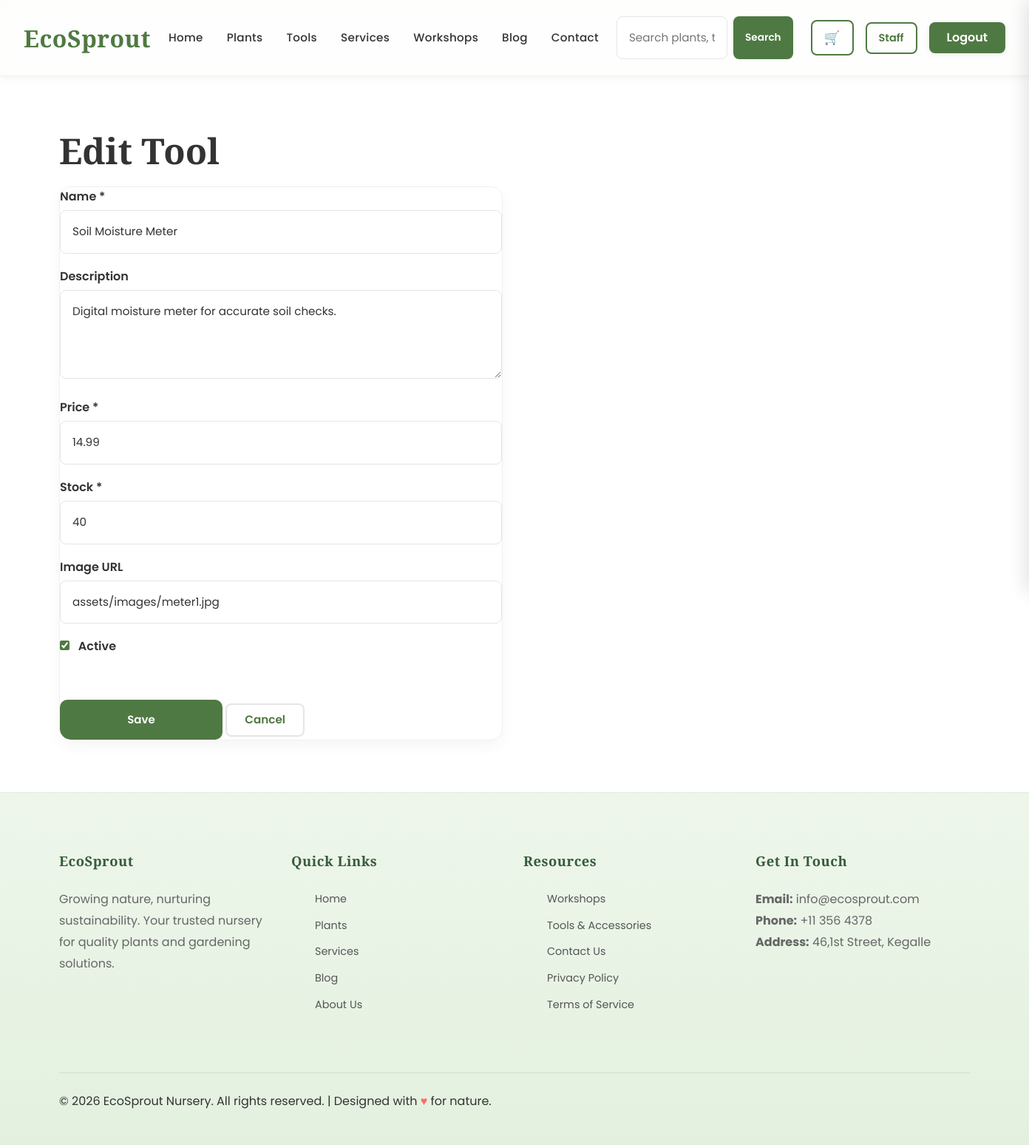
Page /Frontend/staff/tool-form.php?id=3 (signed in) on the committed database.
### tables this page shows
CREATE TABLE IF NOT EXISTS `tools` (
  `id` int NOT NULL AUTO_INCREMENT,
  `name` varchar(255) NOT NULL,
  `description` text,
  `price` decimal(10,2) NOT NULL,
  `stock` int NOT NULL DEFAULT '0',
  `image_url` varchar(255) DEFAULT 'assets/images/tool-1.jpg',
  `image_url_2` varchar(255) DEFAULT NULL,
  `image_url_3` varchar(255) DEFAULT NULL,
  `is_active` tinyint NOT NULL DEFAULT '1',
  `created_at` timestamp NULL DEFAULT CURRENT_TIMESTAMP,
  PRIMARY KEY (`id`)
);

### Frontend/includes/helpers.php (called while the page is built, shortened)
<?php
function e($text)
{
  return htmlspecialchars((string) $text, ENT_QUOTES, 'UTF-8');
}

### Frontend/staff/tool-form.php (the view, shortened to what this page needs)
<?php
require_once __DIR__ . '/../config/db.php';
require_once __DIR__ . '/../includes/helpers.php';
$id = isset($_GET['id']) ? (int) $_GET['id'] : 0;
$row = array('name'=>'','description'=>'','price'=>'','stock'=>'','image_url'=>'assets/images/tool-1.jpg','is_active'=>1);
if ($id > 0) {
  $stmt = $pdo->prepare('SELECT * FROM tools WHERE id = :id');
  $stmt->bindParam(':id', $id, PDO::PARAM_INT);
  $stmt->execute();
  $found = $stmt->fetch();
  if ($found) { $row = $found; }
}
include '../includes/header.php';
?>
<main><section class="section"><div class="container">
<h1><?php echo $id ? 'Edit Tool' : 'Add Tool'; ?></h1>
<div class="card" style="max-width:600px;">
<form method="post" action="tool-handler.php">
<div class="form-group"><label>Name *</label><input type="text" name="name" required value="<?php echo e($row['name']); ?>"></div>
<div class="form-group"><label>Description</label><textarea name="description" rows="3"><?php echo e($row['description']); ?></textarea></div>
<div class="form-group"><label>Price *</label><input type="text" name="price" required value="<?php echo e($row['price']); ?>"></div>
<div class="form-group"><label>Stock *</label><input type="number" name="stock" required value="<?php echo e($row['stock']); ?>"></div>
<div class="form-group"><label>Image URL</label><input type="text" name="image_url" value="<?php echo e($row['image_url']); ?>"></div>
<label><input type="checkbox" name="is_active" value="1" <?php echo ((int)$row['is_active']===1)?'checked':''; ?>> Active</label><br><br>
<button type="submit" class="btn-primary">Save</button> <a href="tools.php" class="btn-outline">Cancel</a>
</form></div></div></section></main>
<?php include '../includes/footer.php'; ?>

### Frontend/assets/css/style.css (style rules this page uses)
:root { --primary-color: #4F7942; --secondary-color: #7BA05B; --light-green: #DDEED8; --background-color: #F8F9F5; --text-color: #333333; --secondary-text: #666666; --surface-color: #FFFFFF; --dark-green: #2D5A3D; --accent-color: #7BA05B; --light-gray: #E5E5E5; --border-color: #E5E5E5; --spacing-xs: 4px; --spacing-sm: 8px; --spacing-md: 16px; --spacing-lg: 24px; --spacing-xl: 32px; --spacing-xxl: 48px; --border-radius: 8px; --border-radius-lg: 12px; --transition: all 0.3s ease; }
* { margin: 0; padding: 0; box-sizing: border-box; }
html { scroll-behavior: smooth; }
body { font-family: 'Poppins', sans-serif; background-color: var(--background-color); color: var(--text-color); line-height: 1.6; font-size: 16px; }
h1, h2, h3, h4, h5, h6 { font-family: 'Playfair Display', serif; color: var(--text-color); line-height: 1.3; margin-bottom: var(--spacing-md); font-weight: 700; }
h1 { font-size: 3rem; }
a { color: var(--primary-color); text-decoration: none; transition: var(--transition); }
.btn-primary { background: var(--primary-color); color: white; border: none; padding: 12px 24px; border-radius: 10px; font-weight: 600; transition: .3s; }
.btn-outline { background-color: transparent; color: var(--primary-color); padding: var(--spacing-sm) var(--spacing-lg); border: 2px solid var(--border-color); border-radius: var(--border-radius); cursor: pointer; font-size: 0.95rem; font-weight: 600; transition: var(--transition); display: inline-block; }
.card { border-radius: 16px; overflow: hidden; border: 1px solid #eef2ee; box-shadow: 0 8px 20px rgba(0,0,0,0.04); transition: all .3s ease; }
.form-group { margin-bottom: var(--spacing-lg); }
label { display: block; margin-bottom: var(--spacing-sm); font-weight: 600; color: var(--text-color); }
input[type="text"], input[type="email"], input[type="password"], input[type="number"], input[type="date"], input[type="tel"], textarea, select { width: 100%; padding: var(--spacing-md); border: 1.5px solid var(--light-gray); border-radius: var(--border-radius); font-family: 'Poppins', sans-serif; font-size: 0.95rem; transition: var(--transition); background-color: var(--surface-color); color: var(--text-color); }
textarea { resize: vertical; min-height: 120px; }
.container { max-width: 1280px; margin: auto; padding: 0 24px; }
.section { padding: 70px var(--spacing-lg); }
.section:nth-child(odd) { background-color: var(--surface-color); }
.section { position: relative; }
input[type="checkbox"], input[type="radio"] { margin-right: var(--spacing-sm); cursor: pointer; accent-color: var(--primary-color); }
.form-group { margin-bottom: 18px; }
.form-group label { display: block; margin-bottom: 6px; font-weight: 600; }
.btn-primary[type="submit"] { width: 220px; height: 54px; margin: 0 auto; padding: 0; font-size: 15px; font-weight: 600; }

### rows in the picture
tools: name "Soil Moisture Meter", description "Digital moisture meter for accurate soil checks.", price "14.99", stock "40", image_url "assets/images/meter1.jpg", is_active "☑"
